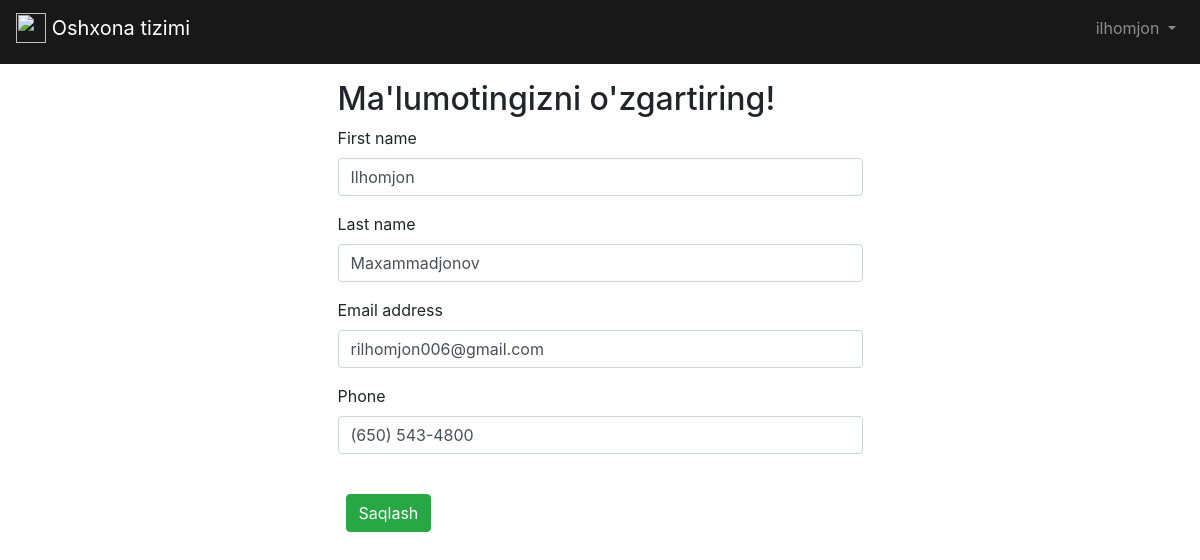
Screenshot of /accounts/editing/8/ (signed in) with the database file from the repository.
### accounts/models.py (models this page shows, shortened)
class EmployeeUser(AbstractUser):
    phone = models.CharField(max_length=20, null=True, blank=True)
    STATUS = (
        ('cashier', ('kassir')),
        ('chef', ('oshpaz')),
        ('accountant', ('buxgalter')),
    )
    profession = models.CharField(
        max_length=32,
        choices=STATUS,
        default='cashier',
    )

### accounts/views.py (the view)
# urls.py: path('editing/<int:pk>/', ChangeUserView.as_view(), name='editing'),
class ChangeUserView(LoginRequiredMixin, UpdateView):
    model = EmployeeUser
    fields = ['first_name', 'last_name', 'email', 'phone']
    template_name = 'registration/editing.html'
    success_url = reverse_lazy('profession')

### template/registration/editing.html (shortened to what this page needs)
{% extends 'base.html' %}
{% load crispy_forms_tags %}
{% block content %}
<div class="col-6 offset-3">
    <h2>Ma'lumotingizni o'zgartiring!</h2>
    <form method="post">
        {{ form|crispy }}<br>
        <button class="btn btn-success ml-2" type="submit">Saqlash</button>
    </form>
</div>
{% endblock content %}

### template/base.html (shortened to what this page needs)
{% load static %}
<!DOCTYPE html>
<html>
    <head>
            <link rel="stylesheet" href="https://cdn.jsdelivr.net/npm/bootstrap@4.5.3/dist/css/bootstrap.min.css">
    </head>
    <body>
        <nav class="navbar pb-3 navbar-expand-lg navbar-dark" style="background-color: #181818;">
            <a class="navbar-brand" href="{% url 'profession' %}">
                <img src="/static/assets/img/logo1.jpg" width="30" height="30" class="d-inline-block align-top" alt="">
                Oshxona tizimi
            </a>
            <div class="collapse navbar-collapse" id="navbarSupportedContent">
                {% if user.is_authenticated %}
                    <ul class="navbar-nav ml-auto">
                        <li class="nav-item">
                            <a class="nav-link dropdown-toggle" href="#"
                                id="navbarDropdown" role="button" data-toggle="dropdown"
                                aria-haspopup="true" aria-expanded="false">
                                {{ user.username }}
                            </a>
                        </li>
                    </ul>
                {% endif %}
            </div>
        </nav>
        <main>
            <div class="container">
                {% block content %}
                {% endblock content %}
            </div>
        </main>
    </body>
</html>

### rows the page displays
EmployeeUser: username "ilhomjon"
EmployeeUser: first_name "Ilhomjon", last_name "Maxammadjonov", email "rilhomjon006@gmail.com", phone "(650) 543-4800"
